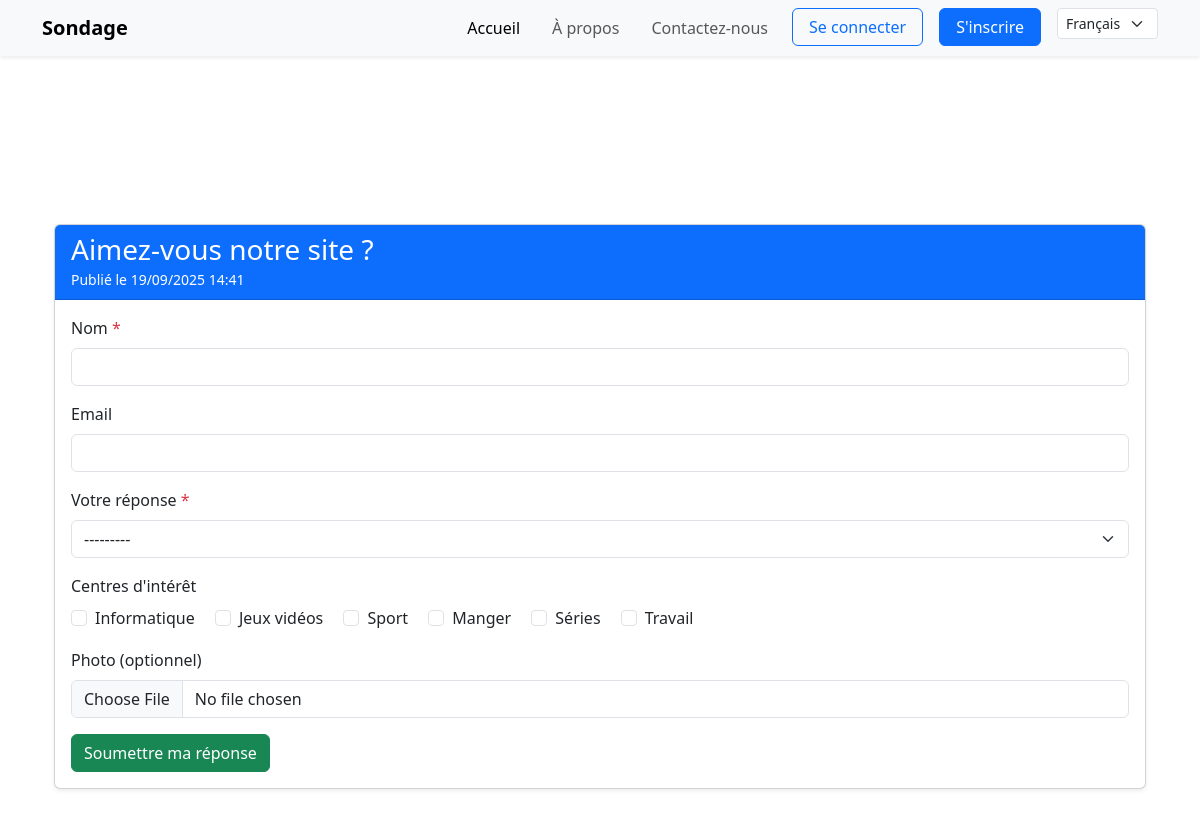
/question/12/, run on an earlier commit of the app's database.
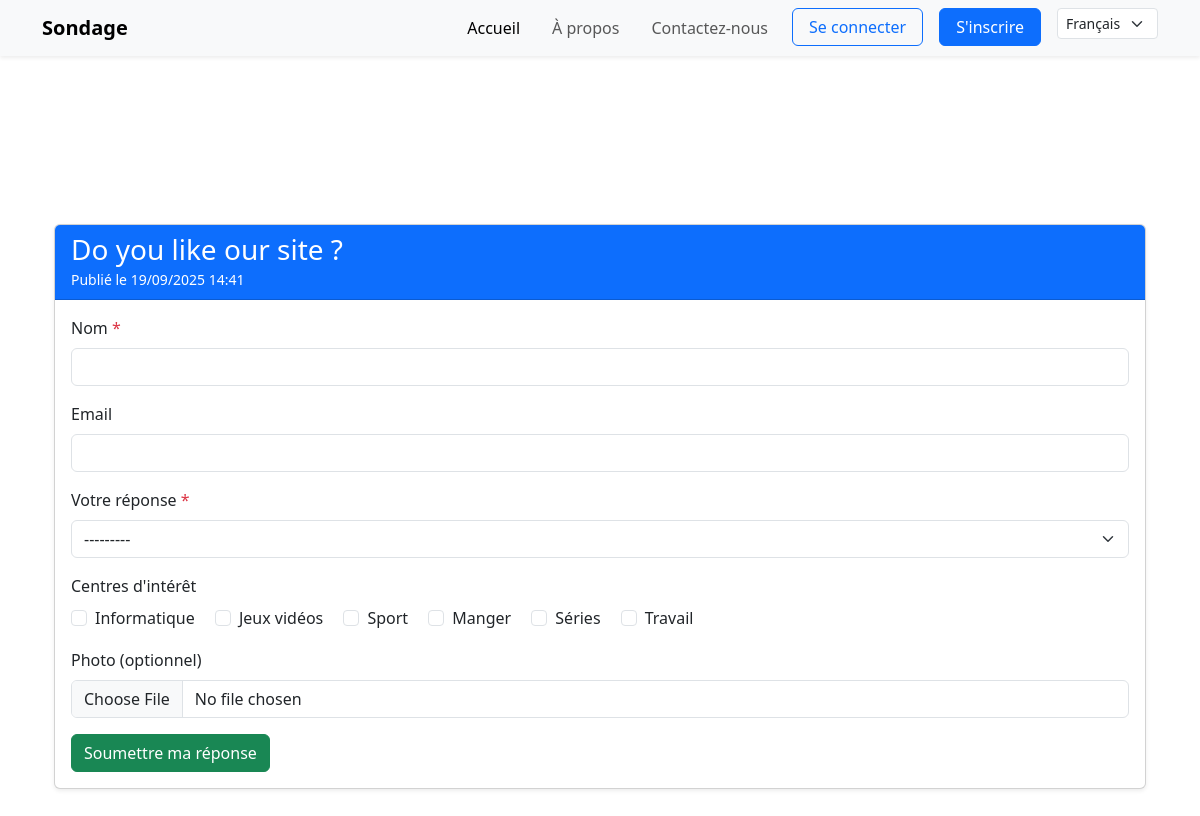
And on a later commit of the database.
### main_app/models.py (models this page shows, shortened)
class Question(models.Model):
    question_text = models.CharField(max_length=200)
    creator = models.ForeignKey(User, on_delete=models.CASCADE, null=True)
    pub_date = models.DateTimeField("date published")

### main_app/views.py (the view)
# urls.py: path('question/<int:question_id>/', views.question_detail, name='question_detail'),
def question_detail(request, question_id):
    question = get_object_or_404(Question, pk=question_id)
    if request.user.is_authenticated:
        responses = Response.objects.filter(choice__question=question).select_related('respondent', 'choice')
        return render(request, 'main_app/question_detail_admin.html', {
            'question': question,
            'responses': responses,
        })
    if request.method == "POST":
        form = RespondentForm(request.POST, request.FILES, question=question)
        if form.is_valid():
            email = form.cleaned_data.get('email')
            name = form.cleaned_data.get('name')
            interests = form.cleaned_data.get('interests')
            image = form.cleaned_data.get('image')
            respondent, created = Respondent.objects.get_or_create(
                email=email if email else None,
                defaults={'name': name, 'image': image}
            )
            if not created:
                updated = False
                if respondent.name != name:
                    respondent.name = name
                    updated = True
                if image:
                    respondent.image = image
                    updated = True
                if updated:
                    respondent.save()
            if interests:
                respondent.interests.set(interests)
            else:
                respondent.interests.clear()
            choice = form.cleaned_data['choice']
            Response.objects.create(respondent=respondent, choice=choice)
            return redirect('home')
    else:
        form = RespondentForm(question=question)
    return render(request, 'main_app/question_detail.html', {
        'question': question,
        'form': form,
    })

### main_app/forms.py
class RespondentForm(forms.ModelForm):
    choice = forms.ModelChoiceField(
        queryset=Choice.objects.none(),
        widget=forms.Select(attrs={'class': 'form-select'}),
        label="Votre réponse"
    )
    interests = forms.ModelMultipleChoiceField(
        queryset=Interest.objects.all(),
        widget=forms.CheckboxSelectMultiple(attrs={'class': 'form-check-input'}),
        required=False,
        label="Centres d'intérêt"
    )
    image = forms.ImageField(
        required=False,
        widget=forms.ClearableFileInput(attrs={'class': 'form-control'}),
        label="Photo (optionnel)"
    )
    class Meta:
        model = Respondent
        fields = ['name', 'email', 'interests', 'choice', 'image']
        widgets = {
            'name': forms.TextInput(attrs={'class': 'form-control'}),
            'email': forms.EmailInput(attrs={'class': 'form-control'}),
        }
    def __init__(self, *args, **kwargs):
        question = kwargs.pop('question', None)
        super().__init__(*args, **kwargs)
        if question:
            self.fields['choice'].queryset = Choice.objects.filter(question=question)

### main_app/models.py (called while the page is built)
    def __str__(self):
        return self.name

### main_app/templates/main_app/question_detail.html (shortened to what this page needs)
{% extends "main_app/base.html" %}
{% load i18n %}
{% block content %}
<div class="container mt-5 mb-5 pt-5">
  <div class="card shadow-sm">
    <div class="card-header bg-primary text-white">
      <h3 class="mb-0">{{ question.question_text }}</h3>
      <small>{% trans "Publié le" %} {{ question.pub_date|date:"d/m/Y H:i" }}</small>
    </div>
    <div class="card-body">
      <form method="post" enctype="multipart/form-data" novalidate>
        <div class="mb-3">
          <label for="{{ form.name.id_for_label }}" class="form-label">{% trans "Nom" %} <span class="text-danger">*</span></label>
          {{ form.name }}
        </div>
        <div class="mb-3">
          <label for="{{ form.email.id_for_label }}" class="form-label">{% trans "Email" %}</label>
          {{ form.email }}
        </div>
        <div class="mb-3">
          <label for="{{ form.choice.id_for_label }}" class="form-label">{% trans "Votre réponse" %} <span class="text-danger">*</span></label>
          {{ form.choice }}
        </div>
        <div class="mb-3">
          <label class="form-label">{% trans "Centres d'intérêt" %}</label>
          <div>
            {% for checkbox in form.interests %}
              <div class="form-check form-check-inline">
                {{ checkbox.tag }}
                <label class="form-check-label" for="{{ checkbox.id_for_label }}">{{ checkbox.choice_label }}</label>
              </div>
            {% endfor %}
          </div>
        </div>
        <div class="mb-3">
          <label for="{{ form.image.id_for_label }}" class="form-label">{% trans "Photo (optionnel)" %}</label>
          {{ form.image }}
        </div>
        <button type="submit" class="btn btn-success">{% trans "Soumettre ma réponse" %}</button>
      </form>
    </div>
  </div>
</div>
{% endblock %}

What changed in the data, as far as the page shows it:
changed Question: question_text "Aimez-vous notre site ?" → "Do you like our site ?"
